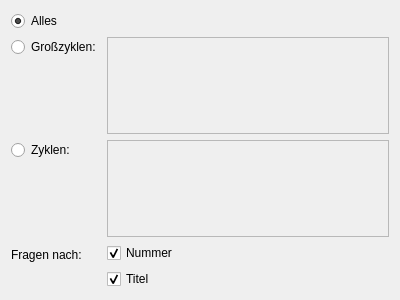
<?xml version="1.0" encoding="UTF-8"?>
<ui version="4.0">
 <class>SetupWidget</class>
 <widget class="QWidget" name="SetupWidget">
  <property name="geometry">
   <rect>
    <x>0</x>
    <y>0</y>
    <width>400</width>
    <height>300</height>
   </rect>
  </property>
  <property name="windowTitle">
   <string>Form</string>
  </property>
  <layout class="QVBoxLayout" name="verticalLayout">
   <item>
    <layout class="QFormLayout" name="formLayout">
     <item row="0" column="0">
      <widget class="QRadioButton" name="radAskAll">
       <property name="text">
        <string>Alles</string>
       </property>
       <property name="checked">
        <bool>true</bool>
       </property>
      </widget>
     </item>
     <item row="1" column="0">
      <widget class="QRadioButton" name="radAskGrandCycles">
       <property name="text">
        <string>Großzyklen:</string>
       </property>
      </widget>
     </item>
     <item row="1" column="1">
      <widget class="QListWidget" name="lstGrandCycles">
       <property name="enabled">
        <bool>false</bool>
       </property>
      </widget>
     </item>
     <item row="2" column="0">
      <widget class="QRadioButton" name="radAskCycles">
       <property name="text">
        <string>Zyklen:</string>
       </property>
      </widget>
     </item>
     <item row="2" column="1">
      <widget class="QListWidget" name="lstCycles">
       <property name="enabled">
        <bool>false</bool>
       </property>
      </widget>
     </item>
     <item row="3" column="0">
      <widget class="QLabel" name="label">
       <property name="text">
        <string>Fragen nach:</string>
       </property>
      </widget>
     </item>
     <item row="3" column="1">
      <layout class="QVBoxLayout" name="verticalLayout_2">
       <item>
        <widget class="QCheckBox" name="chkAnswerNr">
         <property name="text">
          <string>Nummer</string>
         </property>
         <property name="checked">
          <bool>true</bool>
         </property>
        </widget>
       </item>
       <item>
        <widget class="QCheckBox" name="chkAnswerTitle">
         <property name="text">
          <string>Titel</string>
         </property>
         <property name="checked">
          <bool>true</bool>
         </property>
        </widget>
       </item>
      </layout>
     </item>
    </layout>
   </item>
  </layout>
 </widget>
 <resources/>
 <connections>
  <connection>
   <sender>chkAnswerNr</sender>
   <signal>toggled(bool)</signal>
   <receiver>SetupWidget</receiver>
   <slot>checkCanStart()</slot>
   <hints>
    <hint type="sourcelabel">
     <x>144</x>
     <y>250</y>
    </hint>
    <hint type="destinationlabel">
     <x>397</x>
     <y>238</y>
    </hint>
   </hints>
  </connection>
  <connection>
   <sender>chkAnswerTitle</sender>
   <signal>toggled(bool)</signal>
   <receiver>SetupWidget</receiver>
   <slot>checkCanStart()</slot>
   <hints>
    <hint type="sourcelabel">
     <x>171</x>
     <y>278</y>
    </hint>
    <hint type="destinationlabel">
     <x>397</x>
     <y>274</y>
    </hint>
   </hints>
  </connection>
  <connection>
   <sender>radAskGrandCycles</sender>
   <signal>toggled(bool)</signal>
   <receiver>lstGrandCycles</receiver>
   <slot>setEnabled(bool)</slot>
   <hints>
    <hint type="sourcelabel">
     <x>70</x>
     <y>48</y>
    </hint>
    <hint type="destinationlabel">
     <x>213</x>
     <y>65</y>
    </hint>
   </hints>
  </connection>
  <connection>
   <sender>radAskCycles</sender>
   <signal>toggled(bool)</signal>
   <receiver>lstCycles</receiver>
   <slot>setEnabled(bool)</slot>
   <hints>
    <hint type="sourcelabel">
     <x>40</x>
     <y>147</y>
    </hint>
    <hint type="destinationlabel">
     <x>217</x>
     <y>189</y>
    </hint>
   </hints>
  </connection>
  <connection>
   <sender>lstGrandCycles</sender>
   <signal>itemChanged(QListWidgetItem*)</signal>
   <receiver>SetupWidget</receiver>
   <slot>checkCanStart()</slot>
   <hints>
    <hint type="sourcelabel">
     <x>236</x>
     <y>76</y>
    </hint>
    <hint type="destinationlabel">
     <x>398</x>
     <y>67</y>
    </hint>
   </hints>
  </connection>
  <connection>
   <sender>lstCycles</sender>
   <signal>itemChanged(QListWidgetItem*)</signal>
   <receiver>SetupWidget</receiver>
   <slot>checkCanStart()</slot>
   <hints>
    <hint type="sourcelabel">
     <x>317</x>
     <y>193</y>
    </hint>
    <hint type="destinationlabel">
     <x>397</x>
     <y>187</y>
    </hint>
   </hints>
  </connection>
  <connection>
   <sender>radAskAll</sender>
   <signal>toggled(bool)</signal>
   <receiver>SetupWidget</receiver>
   <slot>checkCanStart()</slot>
   <hints>
    <hint type="sourcelabel">
     <x>39</x>
     <y>19</y>
    </hint>
    <hint type="destinationlabel">
     <x>4</x>
     <y>21</y>
    </hint>
   </hints>
  </connection>
  <connection>
   <sender>radAskGrandCycles</sender>
   <signal>toggled(bool)</signal>
   <receiver>SetupWidget</receiver>
   <slot>checkCanStart()</slot>
   <hints>
    <hint type="sourcelabel">
     <x>27</x>
     <y>44</y>
    </hint>
    <hint type="destinationlabel">
     <x>4</x>
     <y>51</y>
    </hint>
   </hints>
  </connection>
  <connection>
   <sender>radAskCycles</sender>
   <signal>toggled(bool)</signal>
   <receiver>SetupWidget</receiver>
   <slot>checkCanStart()</slot>
   <hints>
    <hint type="sourcelabel">
     <x>24</x>
     <y>151</y>
    </hint>
    <hint type="destinationlabel">
     <x>0</x>
     <y>172</y>
    </hint>
   </hints>
  </connection>
 </connections>
 <slots>
  <slot>checkCanStart()</slot>
 </slots>
</ui>
